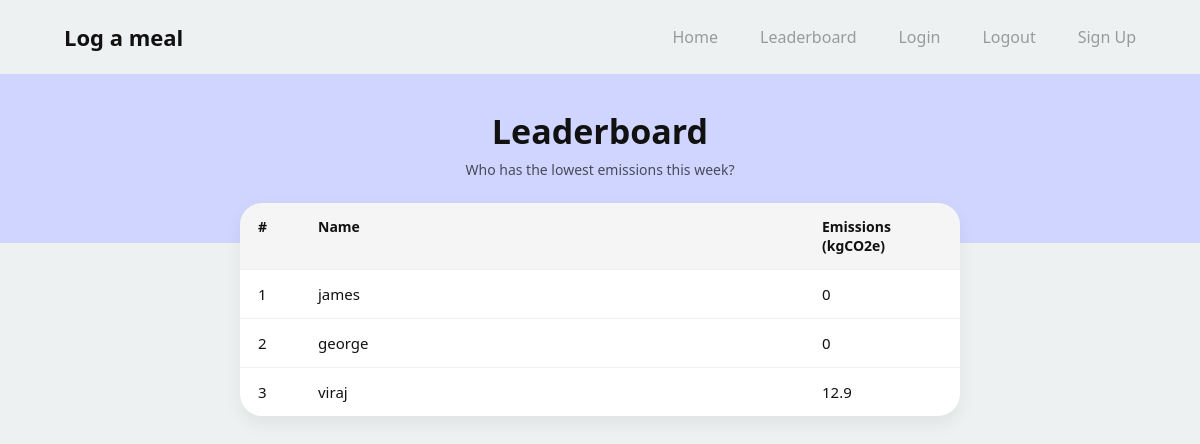
The app's page /leaderboard (signed in), older data.
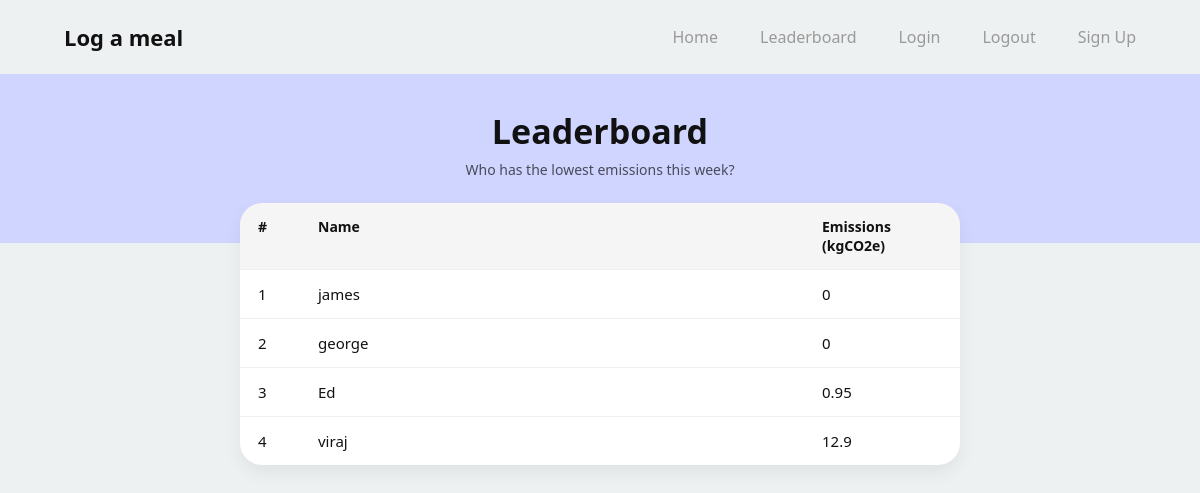
The same page, newer data.
### app/models.py (models this page shows, shortened)
class User(db.Model,UserMixin):
    __tablename__ = 'users'
    id: so.Mapped[int] = so.mapped_column(primary_key=True)
    username: so.Mapped[str] = so.mapped_column(sa.String(63), index=True, unique=True)
    email: so.Mapped[str] = so.mapped_column(sa.String(119), index=True, unique=True)
    password_hash: so.Mapped[Optional[str]] = so.mapped_column(sa.String(255))
    weekly_score: so.Mapped[int] = so.mapped_column(sa.Integer, index=True, default=0)
    meals: so.Mapped[list['Meal']] = so.relationship(back_populates='user')

### app/routes.py (the view)
@app.route("/leaderboard")
@login_required
def leaderboard():
    users = db.session.query(User.username, User.weekly_score)\
        .order_by(User.weekly_score.asc())\
        .all()
    return render_template('LeaderboardPage.html', usernames=users)

### app/models.py (called while the page is built)
@login.user_loader
def load_user(id):
    return db.session.get(User, int(id))

### app/templates/LeaderboardPage.html (shortened to what this page needs)
{% extends "base.html" %}
{% block styles %}
<link rel="stylesheet" href="{{ url_for('static', filename='css/log_meal.css') }}">
{% endblock %}
{% block content %}
<div class="dash">
  <div class="dash-hero">
    <h1 class="dash-title">Leaderboard</h1>
    <p class="dash-subtitle">Who has the lowest emissions this week?</p>
  </div>
  <div class="leaderboard">
    <div class="leaderboard-head">
      <div>#</div>
      <div>Name</div>
      <div>Emissions (kgCO2e)</div>
    </div>
    {% for username, score in usernames %}
    <div class="leaderboard-row">
      <div>{{ loop.index }}</div>
      <div>{{ username }}</div>
      <div>{{ score|round(2) }}</div>
    </div>
    {% endfor %}
  </div>
</div>
{% endblock %}

### app/templates/base.html (shortened to what this page needs)
<!DOCTYPE html>
<html lang="en">
<header class="nav">
    <div class="nav-inner">
        <div class="nav-brand">
            <a href="{{ url_for('log_meal') }}">Log a meal</a>
        </div>
        <nav class="nav-links">
            <a href="{{ url_for('index') }}">Home</a>
            <a href="{{url_for('leaderboard') }}">Leaderboard</a>
            <a href="{{url_for('login')}}">Login</a>
            <a href="{{url_for('logout')}}">Logout</a>
            <a href="{{url_for('signup')}}" class="signup-btn">
                Sign Up
            </a>
        </nav>
    </div>
</header>
<head>
    <link rel="stylesheet" href="{{ url_for('static', filename='css/style.css') }}">
    {% block styles %}{% endblock %}
</head>
<body>
{% block content %}
{% endblock %}
</body>
</html>

### app/static/css/style.css (style rules this page uses)
*, *::before, *::after { box-sizing: border-box; }
:root { --bg-main: #ffffff; --bg-page: #eef1f1; --lavender: #cfd5ff; --blue-primary: #0b3dff; --blue-dark: #0013b8; --text-main: #111111; --text-muted: #7a7a7a; --text-nav: #9a9a9a; --card-bg: #ffffff; --shadow-sm: 0 8px 18px rgba(0,0,0,0.06); --placeholder: #d9d9d9; --gray-box: #d8d8d8; --container-max: 1120px; --radius-lg: 48px; }
body { margin: 0; font-family: system-ui, -apple-system, sans-serif; background: var(--bg-main); color: var(--text-main); }
.nav { width: 100%; background: transparent; }
.nav-inner { max-width: var(--container-max); margin: 0 auto; padding: 22px 24px; display: flex; align-items: center; justify-content: space-between; }
.nav-brand a { text-decoration: none; color: var(--text-main); font-weight: 700; font-size: 22px; }
.nav-links { list-style: none; display: flex; align-items: center; gap: 42px; margin: 0; padding: 0; }
.nav-links a { text-decoration: none; color: var(--text-nav); font-weight: 500; font-size: 16px; }

### app/static/css/log_meal.css (style rules this page uses)
body { background: var(--bg-page); }
.dash { min-height: 100vh; }
.dash-hero { background: var(--lavender); padding: 34px 18px 64px; text-align: center; }
.dash-title { margin: 0; font-size: 34px; font-weight: 800; }
.dash-subtitle { margin: 6px 0 0; font-size: 14px; color: rgba(0,0,0,0.65); }
.leaderboard { max-width: 720px; margin: -40px auto 40px; background: var(--card-bg); border-radius: 22px; box-shadow: var(--shadow-sm); overflow: hidden; }
.leaderboard-head, .leaderboard-row { display: grid; grid-template-columns: 60px 1fr 120px; padding: 14px 18px; }
.leaderboard-head { font-weight: 800; font-size: 14px; background: rgba(0,0,0,0.04); }
.leaderboard-row { border-top: 1px solid rgba(0,0,0,0.06); font-size: 15px; }

Row changes from the older to the newer data that the page shows:
added User: username "Ed", weekly_score "0.95"
